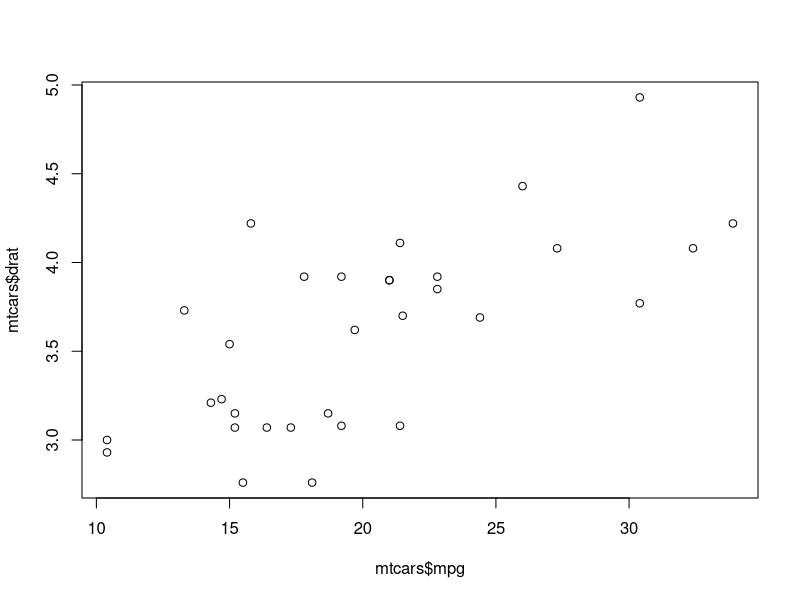

Reproduce this figure in R.
## ---- chunk 1
knitr::opts_chunk$set(echo = TRUE)
## ---- chunk 2
cor.test(mtcars$mpg, mtcars$drat)

cor.test(mtcars$am, mtcars$gear)
## ---- chunk 3
cor.test(mtcars$cyl, mtcars$hp)
## ---- chunk 4
cor.test(mtcars$drat, mtcars$carb)

cor.test(mtcars$vs, mtcars$wt)

cor.test(mtcars$qsec, mtcars$disp)
## ---- chunk 5
library(dplyr)
## ---- chunk 6
detach("package:dplyr", unload=TRUE)
## ---- chunk 7
library(dplyr)
## ---- chunk 8
detach("package:dplyr", unload=TRUE)
library(dplyr)
## ---- chunk 9
plot(mtcars$mpg, mtcars$drat)
